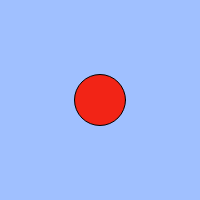
Frame 1 (no input)
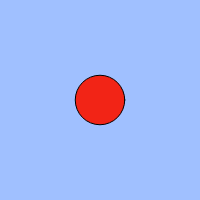
Frame 60 (no input)
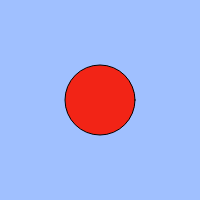
Frame 120 (the mouse pressed at the canvas centre since frame 60)

The p5.js sketch that drew these frames (run headless with seeded random() and noise() and a simulated clock; from frame 60 on, the mouse is pressed at the canvas centre):

// p5.js sketch
// ── sketch.js
// 練習問題「心臓の鼓動のように大きくなったり小さくなったりする円」
let count;
let cycle;
const t = 20;
const a = 1;
function setup(){
  createCanvas(200, 200);
  count = 0;
  cycle = 100;
}

function draw(){
  background(160, 192, 255);
  fill(242, 36, 22);
  count = (count + 1) % cycle;
  let size = 50;
  if(count <= t){
    size = size + a*count;
  }
  else{
      size = size - a*t / (count - t);
  }
  ellipse(width / 2, height / 2, size);
}
